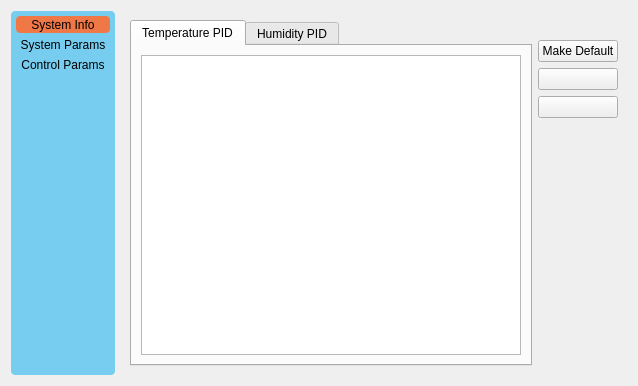
<?xml version="1.0" encoding="UTF-8"?>
<ui version="4.0">
 <class>OptionsWidget</class>
 <widget class="QWidget" name="OptionsWidget">
  <property name="geometry">
   <rect>
    <x>0</x>
    <y>0</y>
    <width>638</width>
    <height>386</height>
   </rect>
  </property>
  <property name="windowTitle">
   <string>Form</string>
  </property>
  <layout class="QGridLayout" name="gridLayout">
   <item row="0" column="0">
    <widget class="QGroupBox" name="groupBox">
     <property name="sizePolicy">
      <sizepolicy hsizetype="Preferred" vsizetype="Preferred">
       <horstretch>0</horstretch>
       <verstretch>0</verstretch>
      </sizepolicy>
     </property>
     <property name="styleSheet">
      <string notr="true">QGroupBox
{
	border: none;
	border-radius: 4px;	
	background-color: rgb(145, 164, 202);
	background-color: rgb(119, 205, 240);
}</string>
     </property>
     <property name="flat">
      <bool>true</bool>
     </property>
     <property name="checkable">
      <bool>false</bool>
     </property>
     <property name="checked">
      <bool>false</bool>
     </property>
     <layout class="QVBoxLayout" name="verticalLayout_2">
      <property name="spacing">
       <number>3</number>
      </property>
      <property name="sizeConstraint">
       <enum>QLayout::SetMinimumSize</enum>
      </property>
      <property name="leftMargin">
       <number>5</number>
      </property>
      <property name="topMargin">
       <number>5</number>
      </property>
      <property name="rightMargin">
       <number>5</number>
      </property>
      <property name="bottomMargin">
       <number>5</number>
      </property>
      <item>
       <widget class="QToolButton" name="sysInfoToolButton">
        <property name="sizePolicy">
         <sizepolicy hsizetype="Preferred" vsizetype="Preferred">
          <horstretch>0</horstretch>
          <verstretch>0</verstretch>
         </sizepolicy>
        </property>
        <property name="layoutDirection">
         <enum>Qt::LeftToRight</enum>
        </property>
        <property name="styleSheet">
         <string notr="true">QToolButton
 {
	border: none;
	border-radius: 4px;
	background-color: rgb(145, 164, 202);
	background-color: rgb(119, 205, 240);
}

QToolButton:hover:!pressed
{
	border: none;	
	background-color: rgb(208, 241, 247);
	border-style: outset;
}

QToolButton:checked
{
	border: none;
	background-color: rgb(240, 119, 70);
}</string>
        </property>
        <property name="text">
         <string>System Info</string>
        </property>
        <property name="icon">
         <iconset resource="res.qrc">
          <normaloff>:/icons/images/info.png</normaloff>:/icons/images/info.png</iconset>
        </property>
        <property name="iconSize">
         <size>
          <width>48</width>
          <height>48</height>
         </size>
        </property>
        <property name="checkable">
         <bool>true</bool>
        </property>
        <property name="checked">
         <bool>true</bool>
        </property>
        <property name="autoExclusive">
         <bool>true</bool>
        </property>
        <property name="toolButtonStyle">
         <enum>Qt::ToolButtonTextUnderIcon</enum>
        </property>
        <property name="autoRaise">
         <bool>true</bool>
        </property>
       </widget>
      </item>
      <item>
       <widget class="QToolButton" name="sysParamToolButton">
        <property name="sizePolicy">
         <sizepolicy hsizetype="Preferred" vsizetype="Preferred">
          <horstretch>0</horstretch>
          <verstretch>0</verstretch>
         </sizepolicy>
        </property>
        <property name="styleSheet">
         <string notr="true">QToolButton
 {
	border: none;
	border-radius: 4px;
	background-color: rgb(145, 164, 202);
	background-color: rgb(119, 205, 240);
}

QToolButton:hover:!pressed
{
	border: none;		
	background-color: rgb(208, 241, 247);
	border-style: outset;
}

QToolButton:checked
{
	border: none;
	background-color: rgb(240, 119, 70);
}</string>
        </property>
        <property name="text">
         <string>System Params</string>
        </property>
        <property name="icon">
         <iconset resource="res.qrc">
          <normaloff>:/icons/images/settings.png</normaloff>:/icons/images/settings.png</iconset>
        </property>
        <property name="iconSize">
         <size>
          <width>48</width>
          <height>48</height>
         </size>
        </property>
        <property name="checkable">
         <bool>true</bool>
        </property>
        <property name="autoExclusive">
         <bool>true</bool>
        </property>
        <property name="toolButtonStyle">
         <enum>Qt::ToolButtonTextUnderIcon</enum>
        </property>
       </widget>
      </item>
      <item>
       <widget class="QToolButton" name="controlParamToolButton">
        <property name="sizePolicy">
         <sizepolicy hsizetype="Preferred" vsizetype="Preferred">
          <horstretch>0</horstretch>
          <verstretch>0</verstretch>
         </sizepolicy>
        </property>
        <property name="styleSheet">
         <string notr="true">QToolButton
 {
	border: none;
	border-radius: 4px;
	background-color: rgb(145, 164, 202);
	background-color: rgb(119, 205, 240);
}

QToolButton:hover:!pressed
{
	border: none;	
	background-color: rgb(208, 241, 247);
	border-style: outset;
}

QToolButton:checked
{
	border: none;
	background-color: rgb(240, 119, 70);
}</string>
        </property>
        <property name="text">
         <string>Control Params</string>
        </property>
        <property name="icon">
         <iconset resource="res.qrc">
          <normaloff>:/icons/images/control.png</normaloff>:/icons/images/control.png</iconset>
        </property>
        <property name="iconSize">
         <size>
          <width>48</width>
          <height>48</height>
         </size>
        </property>
        <property name="checkable">
         <bool>true</bool>
        </property>
        <property name="autoExclusive">
         <bool>true</bool>
        </property>
        <property name="toolButtonStyle">
         <enum>Qt::ToolButtonTextUnderIcon</enum>
        </property>
       </widget>
      </item>
      <item>
       <spacer name="verticalSpacer_3">
        <property name="orientation">
         <enum>Qt::Vertical</enum>
        </property>
        <property name="sizeHint" stdset="0">
         <size>
          <width>20</width>
          <height>40</height>
         </size>
        </property>
       </spacer>
      </item>
     </layout>
    </widget>
   </item>
   <item row="0" column="1">
    <layout class="QGridLayout" name="optionsTabGridLayout">
     <item row="1" column="1">
      <widget class="QStackedWidget" name="optionsStackedWidget">
       <property name="sizePolicy">
        <sizepolicy hsizetype="Preferred" vsizetype="Preferred">
         <horstretch>0</horstretch>
         <verstretch>0</verstretch>
        </sizepolicy>
       </property>
       <property name="currentIndex">
        <number>2</number>
       </property>
       <widget class="QWidget" name="systemInfoPage">
        <widget class="QLabel" name="label_6">
         <property name="geometry">
          <rect>
           <x>20</x>
           <y>10</y>
           <width>311</width>
           <height>17</height>
          </rect>
         </property>
         <property name="text">
          <string>Climate Chamber controller and monitor 1.0</string>
         </property>
        </widget>
       </widget>
       <widget class="QWidget" name="systemParamsPage">
        <widget class="QWidget" name="layoutWidget_2">
         <property name="geometry">
          <rect>
           <x>10</x>
           <y>10</y>
           <width>154</width>
           <height>164</height>
          </rect>
         </property>
         <layout class="QFormLayout" name="formLayout">
          <item row="0" column="0">
           <widget class="QLabel" name="label_7">
            <property name="text">
             <string>Max High:</string>
            </property>
           </widget>
          </item>
          <item row="1" column="0">
           <widget class="QLineEdit" name="maxHighLineEdit"/>
          </item>
          <item row="2" column="0">
           <widget class="QLabel" name="label_8">
            <property name="text">
             <string>Max Low:</string>
            </property>
           </widget>
          </item>
          <item row="3" column="0">
           <widget class="QLineEdit" name="maxLowLineEdit"/>
          </item>
          <item row="4" column="0">
           <widget class="QLabel" name="label_9">
            <property name="text">
             <string>Entry Point:</string>
            </property>
           </widget>
          </item>
          <item row="5" column="0">
           <widget class="QLineEdit" name="pointLineEdit"/>
          </item>
         </layout>
        </widget>
        <widget class="QPushButton" name="sysParamChangesButto">
         <property name="enabled">
          <bool>false</bool>
         </property>
         <property name="geometry">
          <rect>
           <x>10</x>
           <y>180</y>
           <width>101</width>
           <height>27</height>
          </rect>
         </property>
         <property name="text">
          <string>Save Changes</string>
         </property>
        </widget>
       </widget>
       <widget class="QWidget" name="controlParamsPage">
        <layout class="QGridLayout" name="gridLayout_18">
         <item row="0" column="0">
          <layout class="QGridLayout" name="gridLayout_12">
           <item row="0" column="1">
            <layout class="QVBoxLayout" name="verticalLayout_3">
             <property name="sizeConstraint">
              <enum>QLayout::SetMinimumSize</enum>
             </property>
             <item>
              <spacer name="verticalSpacer_6">
               <property name="orientation">
                <enum>Qt::Vertical</enum>
               </property>
               <property name="sizeType">
                <enum>QSizePolicy::Fixed</enum>
               </property>
               <property name="sizeHint" stdset="0">
                <size>
                 <width>20</width>
                 <height>20</height>
                </size>
               </property>
              </spacer>
             </item>
             <item>
              <widget class="QPushButton" name="makeDefaultButton">
               <property name="text">
                <string>Make Default</string>
               </property>
              </widget>
             </item>
             <item>
              <widget class="QPushButton" name="plusHPButton">
               <property name="text">
                <string/>
               </property>
               <property name="icon">
                <iconset resource="options-icons.qrc">
                 <normaloff>:/images/More.png</normaloff>:/images/More.png</iconset>
               </property>
               <property name="iconSize">
                <size>
                 <width>24</width>
                 <height>24</height>
                </size>
               </property>
              </widget>
             </item>
             <item>
              <widget class="QPushButton" name="minusHPButton">
               <property name="sizePolicy">
                <sizepolicy hsizetype="Minimum" vsizetype="Fixed">
                 <horstretch>0</horstretch>
                 <verstretch>0</verstretch>
                </sizepolicy>
               </property>
               <property name="text">
                <string/>
               </property>
               <property name="icon">
                <iconset resource="options-icons.qrc">
                 <normaloff>:/images/Less.png</normaloff>:/images/Less.png</iconset>
               </property>
               <property name="iconSize">
                <size>
                 <width>24</width>
                 <height>24</height>
                </size>
               </property>
              </widget>
             </item>
             <item>
              <spacer name="verticalSpacer_5">
               <property name="orientation">
                <enum>Qt::Vertical</enum>
               </property>
               <property name="sizeHint" stdset="0">
                <size>
                 <width>10</width>
                 <height>40</height>
                </size>
               </property>
              </spacer>
             </item>
            </layout>
           </item>
           <item row="0" column="0">
            <widget class="QTabWidget" name="pidTabWidget">
             <property name="currentIndex">
              <number>0</number>
             </property>
             <widget class="QWidget" name="tempPidTab">
              <attribute name="title">
               <string>Temperature PID</string>
              </attribute>
              <layout class="QGridLayout" name="gridLayout_19">
               <item row="0" column="0">
                <layout class="QGridLayout" name="gridLayout_14">
                 <item row="1" column="0">
                  <widget class="QListView" name="tempPIDListView">
                   <property name="selectionBehavior">
                    <enum>QAbstractItemView::SelectItems</enum>
                   </property>
                  </widget>
                 </item>
                </layout>
               </item>
              </layout>
             </widget>
             <widget class="QWidget" name="humidPidTab">
              <attribute name="title">
               <string>Humidity PID</string>
              </attribute>
              <layout class="QGridLayout" name="gridLayout_16">
               <item row="0" column="0">
                <layout class="QGridLayout" name="gridLayout_15">
                 <item row="0" column="0">
                  <widget class="QListView" name="humidPIDListView"/>
                 </item>
                </layout>
               </item>
              </layout>
             </widget>
            </widget>
           </item>
          </layout>
         </item>
        </layout>
       </widget>
      </widget>
     </item>
    </layout>
   </item>
  </layout>
 </widget>
 <resources>
  <include location="res.qrc"/>
  <include location="options-icons.qrc"/>
 </resources>
 <connections/>
</ui>
